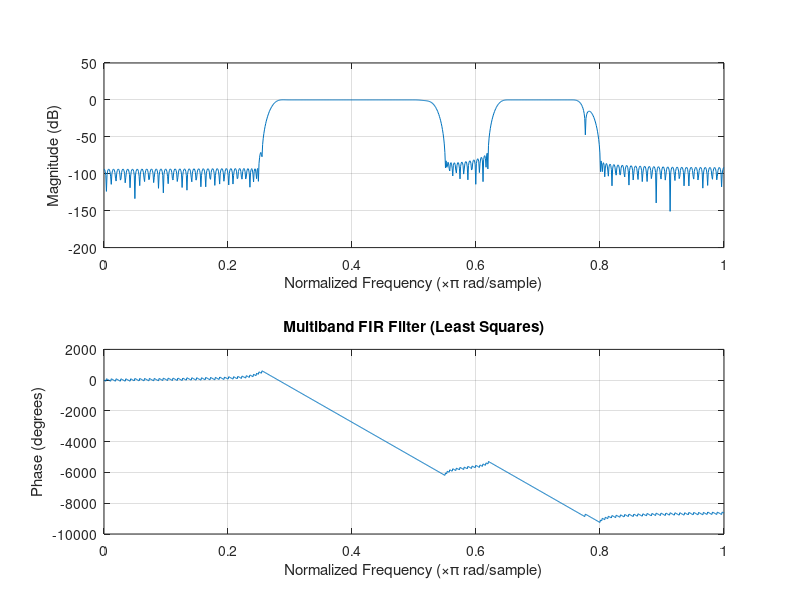
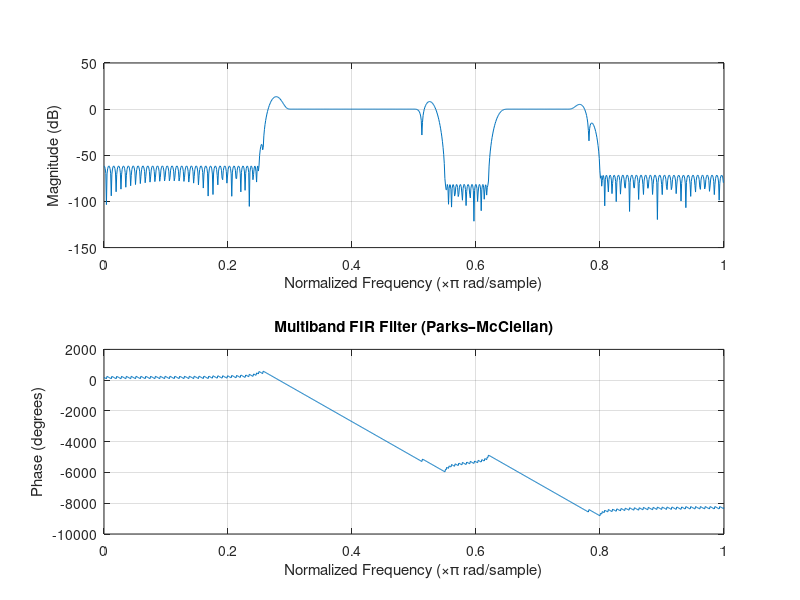

These figures' MATLAB source, in order: (Note: this script raises an error after producing the figures.)
clc; clear; close all;

%% Utility Function to Save Plots
function save_plot(fig, filename)
    saveas(fig, filename);
end

%%%%%%%%%%%%%%%%%%%%%%%%%%%%%%%%%%%%%%%%%%%%%%%%%%%%
%% 4. Multiband FIR Filter using Least Squares
%%%%%%%%%%%%%%%%%%%%%%%%%%%%%%%%%%%%%%%%%%%%%%%%%%%%
N=255;
F=[0 0.25 0.3 0.5 0.55 0.62 0.65 0.75 0.8 1];
A=[0 0 1 1 0 0 1 1 0 0];
W=[1 1 10 1 3.16];
b=firls(N,F,A,W);

fig7 = figure; 
freqz(b,1);
title('Multiband FIR Filter (Least Squares)');
save_plot(fig7,'multiband_least_sq.png');


%%%%%%%%%%%%%%%%%%%%%%%%%%%%%%%%%%%%%%%%%%%%%%%%%%%%
%% 5. Multiband FIR Filter using Parks–McClellan
%%%%%%%%%%%%%%%%%%%%%%%%%%%%%%%%%%%%%%%%%%%%%%%%%%%%
Fs=8000;
fo_rad=[0 0.25*pi 0.3*pi 0.5*pi 0.55*pi 0.62*pi 0.65*pi 0.75*pi 0.8*pi pi];
fo=fo_rad/pi;
ao=[0 0 1 1 0 0 1 1 0 0];
w=[1 1 10 1 3.16];
N=255;
b=firpm(N,fo,ao,w);

fig8 = figure; 
freqz(b,1,1024,'half');
title('Multiband FIR Filter (Parks–McClellan)');
save_plot(fig8,'multiband_parkm.png');


%%%%%%%%%%%%%%%%%%%%%%%%%%%%%%%%%%%%%%%%%%%%%%%%%%%%
%% 6. Multiband FIR Filter using Manual Kaiser
%%%%%%%%%%%%%%%%%%%%%%%%%%%%%%%%%%%%%%%%%%%%%%%%%%%%
N=255;
bands_rad=[0 0.25*pi 0.3*pi 0.5*pi 0.55*pi 0.62*pi 0.65*pi 0.75*pi 0.8*pi pi];
desired=[0 0 1 1 0 0 1 1 0 0];
attenuations=[20 0 35 0 25];  % per band
A=max(attenuations);

% Kaiser beta calculation
if A<=21
    beta=0;
elseif A<=50
    beta=0.5842*(A-21)^0.4+0.07886*(A-21);
else
    beta=0.1102*(A-8.7);
end

% Transition width and N estimation
transitions=diff(bands_rad);
delta_f=min(transitions);
N_est=ceil((A-8)/(2.285*delta_f));
if mod(N_est,2)~=0, N_est=N_est+1; end
N=max(N,N_est);
n=-(N/2):(N/2);

% Ideal impulse response (hd)
hd=zeros(size(n));
for k=1:2:length(bands_rad)-1
    if desired(k)==1
        wl=bands_rad(k); wh=bands_rad(k+1);
        temp=(sin(wh*n)./(pi*n)-sin(wl*n)./(pi*n));
        temp(n==0)=(wh-wl)/pi;  % handle n=0 separately
        hd=hd+temp;
    end
end

% Kaiser window
alpha=N/2; I0beta=besseli0(beta); w=zeros(size(n));
for i=1:length(n)
    arg=beta*sqrt(1-(n(i)/alpha)^2);
    w(i)=besseli0(arg)/I0beta;
end
b=hd.*w;

fig9 = figure;
[H,w_freq]=freqz(b,1,1024);
plot(w_freq,20*log10(abs(H)),'LineWidth',1.5);
xlabel('Frequency (rad/sample)'); ylabel('Magnitude (dB)');
title('Multiband FIR Filter (Manual Kaiser)'); grid on;
save_plot(fig9,'multiband_kaiser.png');

fig10 = figure;
stem(n,b,'filled');
title('Impulse Response (Kaiser Multiband)'); grid on;
save_plot(fig10,'kaiser_multiband_impulse_response.png');
